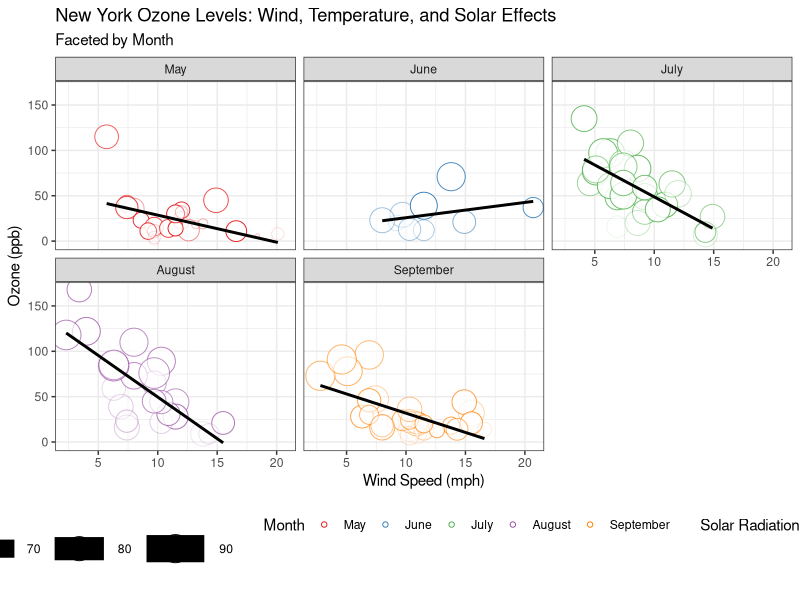
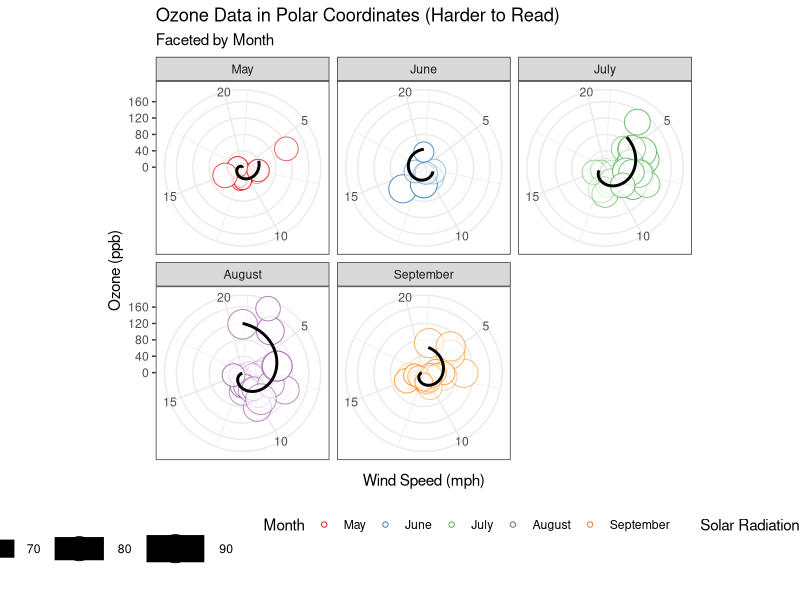
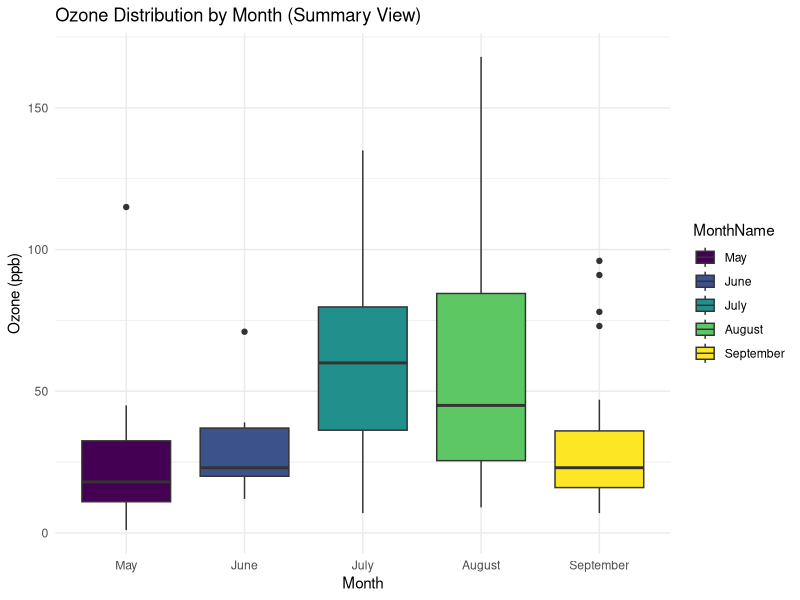
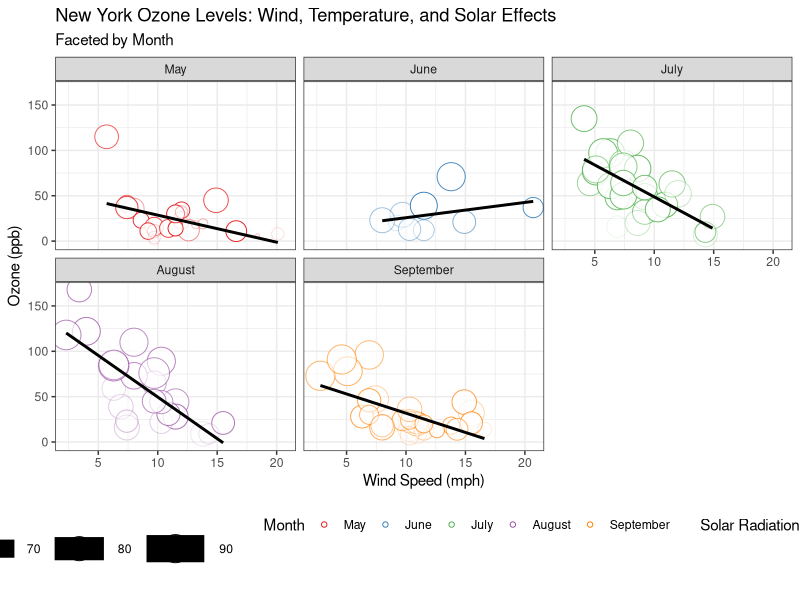

The R script that drew these images, in order:
## ---- chunk 1
library(ggplot2)
library(dplyr)

# Cleaned the data first by removing NAs
air_clean <- na.omit(airquality)

# Converted Month to a factor for proper ordering and labeling
month_labels <- c("May", "June", "July", "August", "September")
air_clean <- air_clean %>%
  mutate(
    MonthName = factor(Month, levels = 5:9, labels = month_labels, ordered = TRUE),
    MonthFactor = factor(Month)
  )

# Scatter Plot with Facets and Multiple Aesthetics 
complex_chart <- air_clean %>%
  ggplot(aes(
    x = Wind,                  # Aesthetic 1: X-position (Wind Speed)
    y = Ozone,                 # Aesthetic 2: Y-position (Ozone)
    size = Temp,               # Aesthetic 3: Size (Temperature)
    color = MonthName,         # Aesthetic 4: Colour (Month)
    alpha = Solar.R            # Aesthetic 5: Alpha/Transparency (Solar Radiation)
  )) +
  geom_point(shape = 21, fill = "white", stroke = 0.5) + # Geometry: Points (shape 21 allows fill and stroke)
  geom_smooth(method = "lm", se = FALSE, color = "black", linetype = "solid") + # Geometry: Linear Model smoothing
  scale_size(range = c(1, 10)) + # Scale: Adjust the size range for Temp
  scale_color_manual(values = RColorBrewer::brewer.pal(5, "Set1")) + # Scale: Manual, specific colours
  facet_wrap(~MonthName, ncol = 3) + # Facets: Break plot down by MonthName
  labs(
    title = "New York Ozone Levels: Wind, Temperature, and Solar Effects",
    subtitle = "Faceted by Month",
    x = "Wind Speed (mph)",
    y = "Ozone (ppb)",
    color = "Month",
    size = "Temperature (°F)",
    alpha = "Solar Radiation (Langleys)"
  ) + # Guides: Title and axis labels
  theme_bw() + # Guides: Black and White theme
  theme(legend.position = "bottom")

complex_chart
## ---- chunk 2
library(ggplot2)
library(dplyr)

# Cleaned the data first by removing NAs
air_clean <- na.omit(airquality)

# Converted Month to a factor for proper ordering and labeling
month_labels <- c("May", "June", "July", "August", "September")
air_clean <- air_clean %>%
  mutate(
    MonthName = factor(Month, levels = 5:9, labels = month_labels, ordered = TRUE),
    MonthFactor = factor(Month)
  )

# Scatter Plot with Facets and Multiple Aesthetics 
complex_chart <- air_clean %>%
  ggplot(aes(
    x = Wind,                  # Aesthetic 1: X-position (Wind Speed)
    y = Ozone,                 # Aesthetic 2: Y-position (Ozone)
    size = Temp,               # Aesthetic 3: Size (Temperature)
    color = MonthName,         # Aesthetic 4: Colour (Month)
    alpha = Solar.R            # Aesthetic 5: Alpha/Transparency (Solar Radiation)
  )) +
  geom_point(shape = 21, fill = "white", stroke = 0.5) + # Geometry: Points (shape 21 allows fill and stroke)
  geom_smooth(method = "lm", se = FALSE, color = "black", linetype = "solid") + # Geometry: Linear Model smoothing
  scale_size(range = c(1, 10)) + # Scale: Adjust the size range for Temp
  scale_color_manual(values = RColorBrewer::brewer.pal(5, "Set1")) + # Scale: Manual, specific colours
  facet_wrap(~MonthName, ncol = 3) + # Facets: Break plot down by MonthName
  labs(
    title = "New York Ozone Levels: Wind, Temperature, and Solar Effects",
    subtitle = "Faceted by Month",
    x = "Wind Speed (mph)",
    y = "Ozone (ppb)",
    color = "Month",
    size = "Temperature (°F)",
    alpha = "Solar Radiation (Langleys)"
  ) + # Guides: Title and axis labels
  theme_bw() + # Guides: Black and White theme
  theme(legend.position = "bottom")

complex_chart +
  coord_polar() + # Changed to Polar Coordinates
  labs(title = "Ozone Data in Polar Coordinates (Harder to Read)")
## ---- chunk 3
# Load libraries
library(ggplot2)
library(dplyr)

# Clean the data first (remove NAs)
air_clean <- na.omit(airquality)

# Convert Month to a factor for proper ordering and labeling
month_labels <- c("May", "June", "July", "August", "September")
air_clean <- air_clean %>%
  mutate(
    MonthName = factor(Month, levels = 5:9, labels = month_labels, ordered = TRUE),
    MonthFactor = factor(Month)
  )

# Variant 2: Boxplot Geometry
air_clean %>%
  ggplot(aes(x = MonthName, y = Ozone, fill = MonthName)) +
  geom_boxplot() + # Change to Boxplot Geometry
  labs(title = "Ozone Distribution by Month (Summary View)", x = "Month", y = "Ozone (ppb)") +
  theme_minimal()

complex_chart

